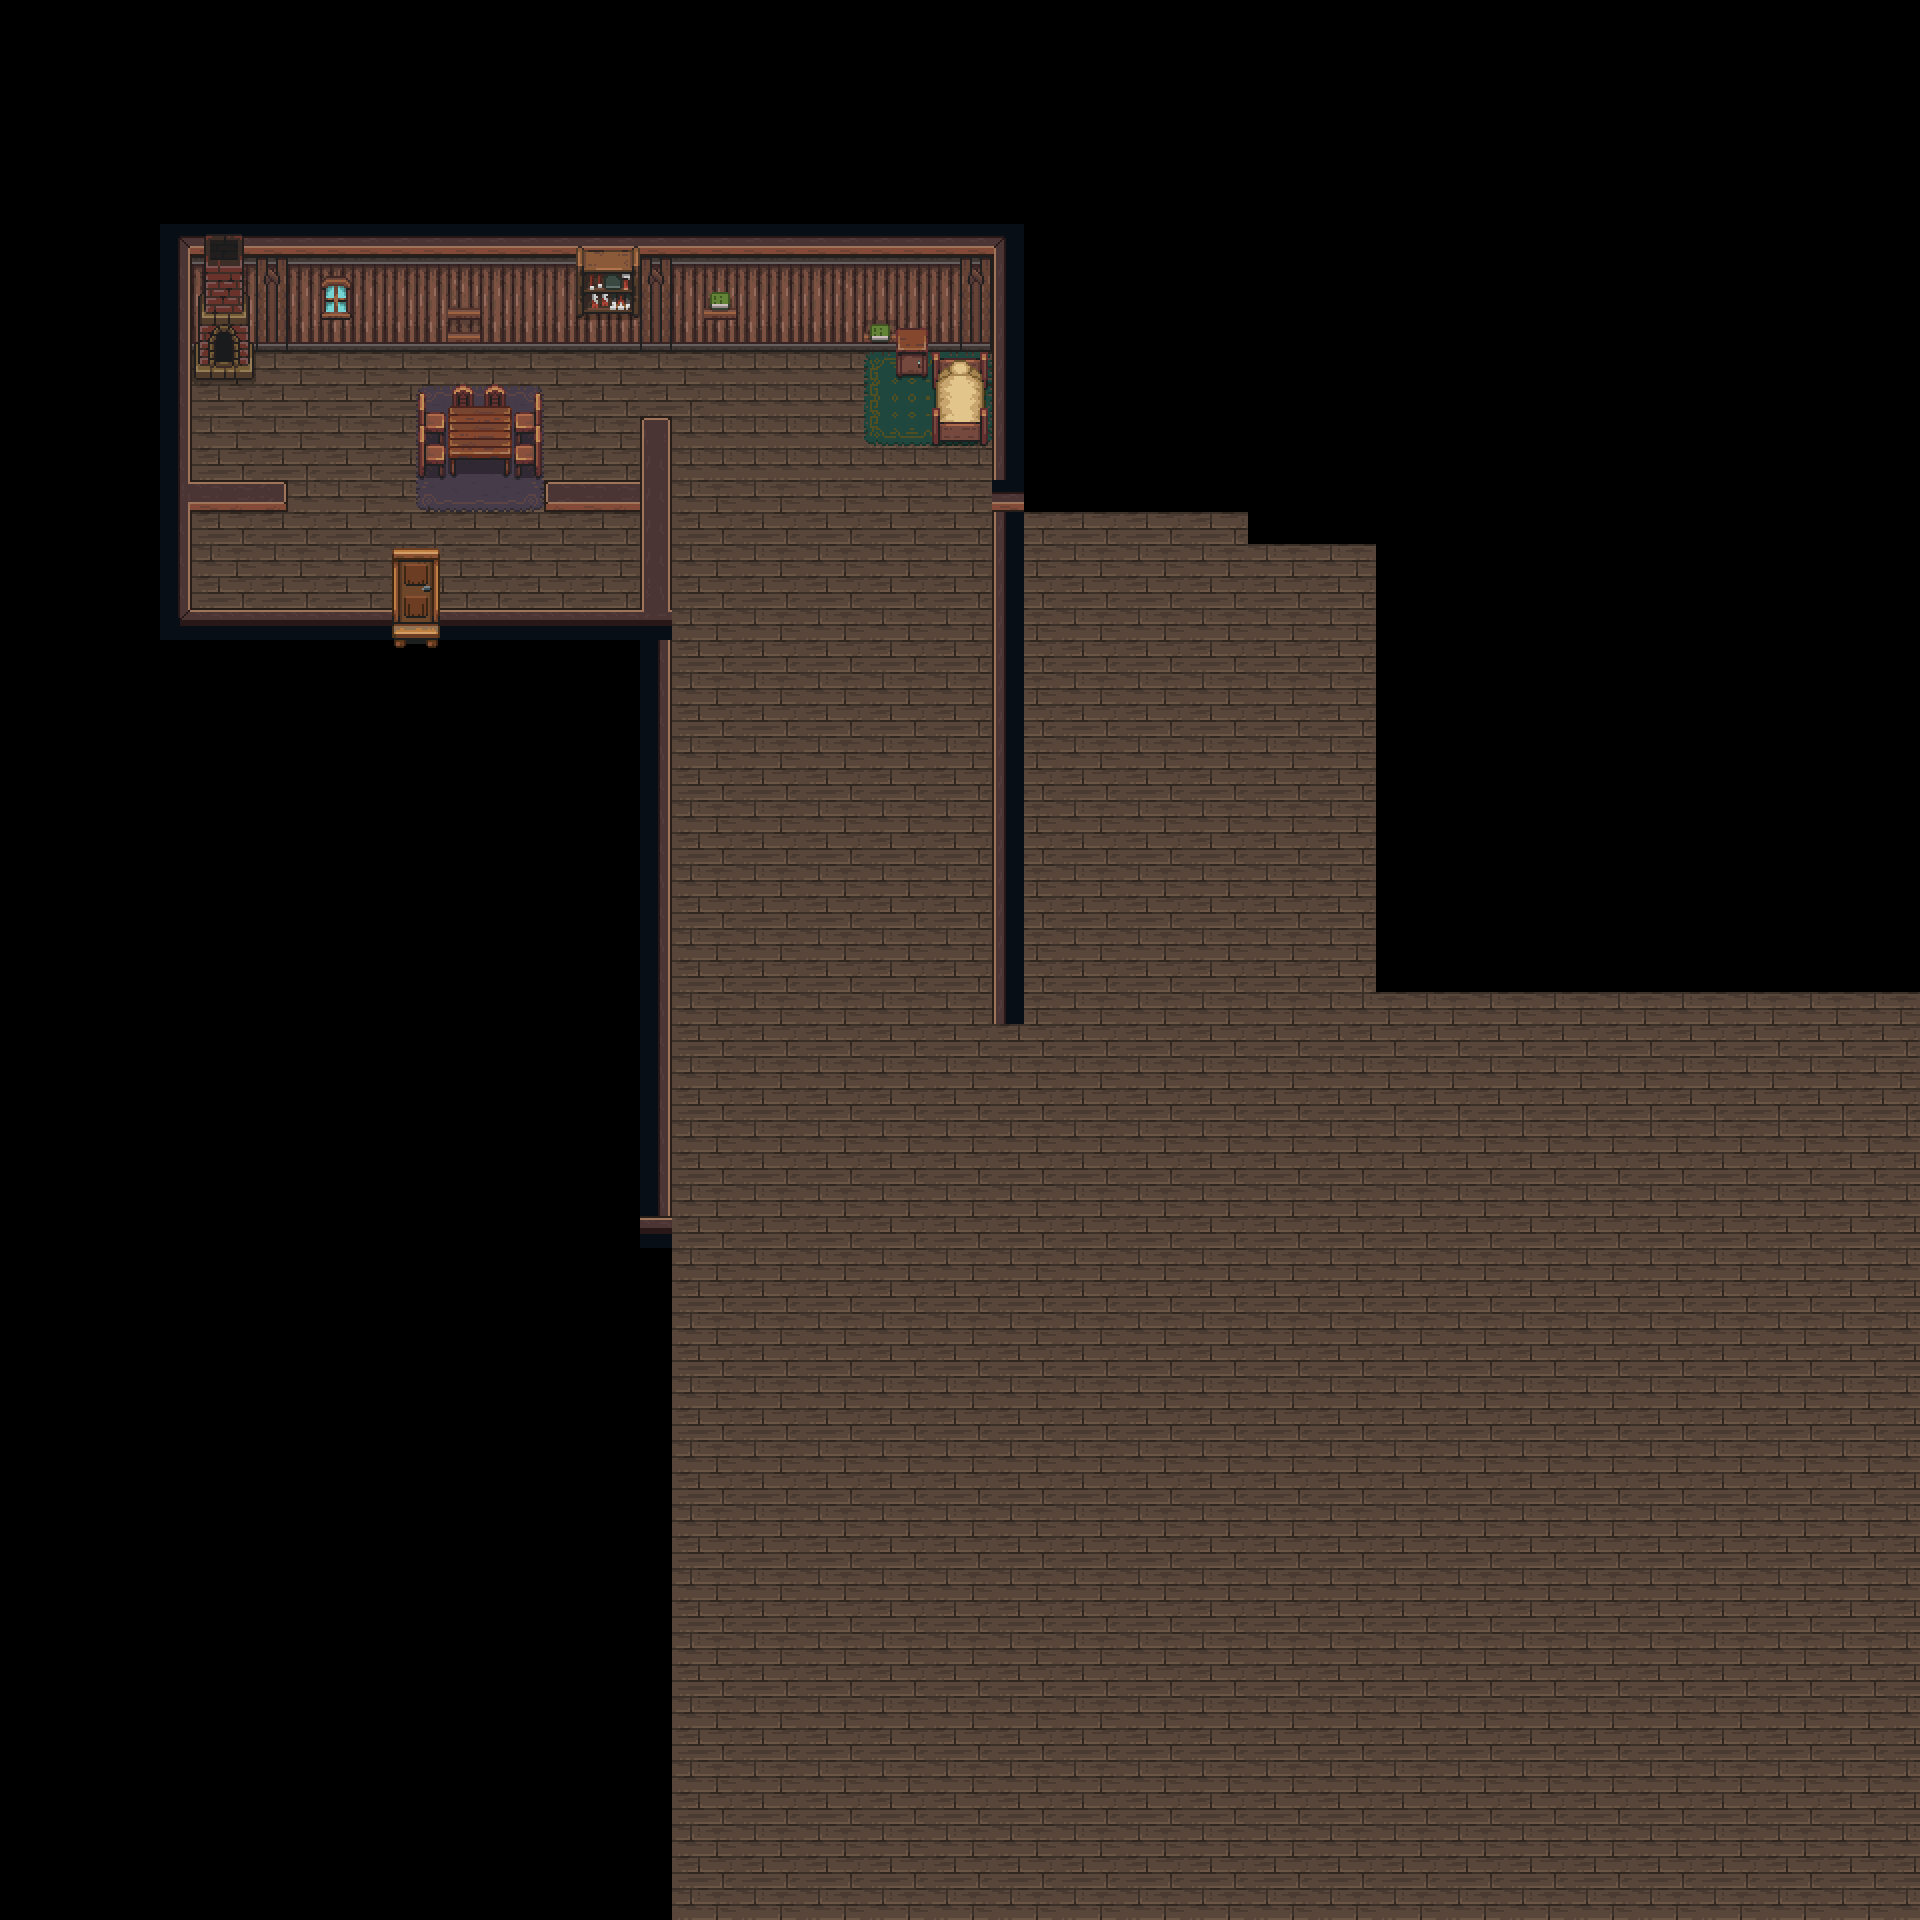

A 2D game scene composited from a Tiled map and its tileset images. What follows is a short description and the map's XML, with each tile layer's data collapsed to a summary:
An orthogonal 60x60 tile map with 32x32 px tiles, 4 tile layers (Layout, Floor, Objects2, Objects).

<map version="1.10" tiledversion="1.10.2" orientation="orthogonal" renderorder="left-down" width="60" height="60" tilewidth="32" tileheight="32" infinite="0" nextlayerid="8" nextobjectid="2">
 <tileset firstgid="1" source="Buildings1.tsx" />
 <layer id="1" name="Layout" width="60" height="60">
  <data>[3600 cells, 1783 non-empty, 30 distinct tile ids]</data>
 </layer>
 <objectgroup id="4" name="Object Layer 1" />
 <layer id="7" name="Floor" width="60" height="60">
  <data>[3600 cells, 28 non-empty, 24 distinct tile ids]</data>
 </layer>
 <layer id="6" name="Objects2" width="60" height="60">
  <data>[3600 cells, 15 non-empty, 13 distinct tile ids]</data>
 </layer>
 <layer id="5" name="Objects" width="60" height="60">
  <data>[3600 cells, 40 non-empty, 39 distinct tile ids]</data>
 </layer>
</map>
